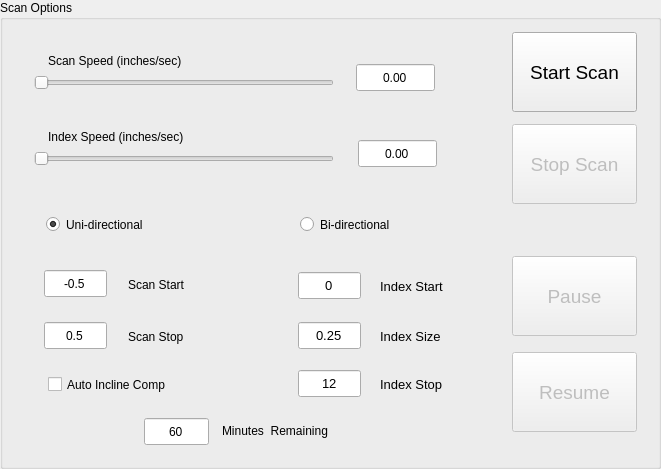
     <widget class="QGroupBox" name="groupBox_6">
      <property name="geometry">
       <rect>
        <x>1232</x>
        <y>8</y>
        <width>661</width>
        <height>469</height>
       </rect>
      </property>
      <property name="title">
       <string>Scan Options</string>
      </property>
      <widget class="QPushButton" name="scan_start_button">
       <property name="geometry">
        <rect>
         <x>512</x>
         <y>32</y>
         <width>125</width>
         <height>80</height>
        </rect>
       </property>
       <property name="font">
        <font>
         <pointsize>14</pointsize>
        </font>
       </property>
       <property name="text">
        <string>Start Scan</string>
       </property>
      </widget>
      <widget class="QPushButton" name="scan_stop_button">
       <property name="enabled">
        <bool>false</bool>
       </property>
       <property name="geometry">
        <rect>
         <x>512</x>
         <y>124</y>
         <width>125</width>
         <height>80</height>
        </rect>
       </property>
       <property name="font">
        <font>
         <pointsize>14</pointsize>
        </font>
       </property>
       <property name="text">
        <string>Stop Scan</string>
       </property>
      </widget>
      <widget class="QPushButton" name="scan_resume_button">
       <property name="enabled">
        <bool>false</bool>
       </property>
       <property name="geometry">
        <rect>
         <x>512</x>
         <y>352</y>
         <width>125</width>
         <height>80</height>
        </rect>
       </property>
       <property name="font">
        <font>
         <pointsize>14</pointsize>
        </font>
       </property>
       <property name="text">
        <string>Resume</string>
       </property>
      </widget>
      <widget class="QPushButton" name="scan_pause_button">
       <property name="enabled">
        <bool>false</bool>
       </property>
       <property name="geometry">
        <rect>
         <x>512</x>
         <y>256</y>
         <width>125</width>
         <height>80</height>
        </rect>
       </property>
       <property name="font">
        <font>
         <pointsize>14</pointsize>
        </font>
       </property>
       <property name="text">
        <string>Pause</string>
       </property>
      </widget>
      <widget class="QSlider" name="scan_options_scan_speed">
       <property name="geometry">
        <rect>
         <x>34</x>
         <y>72</y>
         <width>300</width>
         <height>22</height>
        </rect>
       </property>
       <property name="maximum">
        <number>1000</number>
       </property>
       <property name="orientation">
        <enum>Qt::Horizontal</enum>
       </property>
      </widget>
      <widget class="QSlider" name="scan_options_index_speed">
       <property name="geometry">
        <rect>
         <x>34</x>
         <y>148</y>
         <width>300</width>
         <height>22</height>
        </rect>
       </property>
       <property name="maximum">
        <number>1000</number>
       </property>
       <property name="orientation">
        <enum>Qt::Horizontal</enum>
       </property>
      </widget>
      <widget class="QRadioButton" name="uni_radio">
       <property name="geometry">
        <rect>
         <x>46</x>
         <y>212</y>
         <width>134</width>
         <height>25</height>
        </rect>
       </property>
       <property name="text">
        <string>Uni-directional</string>
       </property>
       <property name="checked">
        <bool>true</bool>
       </property>
      </widget>
      <widget class="QRadioButton" name="bi_radio">
       <property name="geometry">
        <rect>
         <x>300</x>
         <y>212</y>
         <width>124</width>
         <height>25</height>
        </rect>
       </property>
       <property name="text">
        <string>Bi-directional</string>
       </property>
      </widget>
      <widget class="QLabel" name="label_4">
       <property name="geometry">
        <rect>
         <x>48</x>
         <y>126</y>
         <width>189</width>
         <height>21</height>
        </rect>
       </property>
       <property name="text">
        <string>Index Speed (inches/sec)</string>
       </property>
      </widget>
      <widget class="QLabel" name="label_18">
       <property name="geometry">
        <rect>
         <x>128</x>
         <y>326</y>
         <width>73</width>
         <height>21</height>
        </rect>
       </property>
       <property name="text">
        <string>Scan Stop</string>
       </property>
      </widget>
      <widget class="QLabel" name="label_22">
       <property name="geometry">
        <rect>
         <x>380</x>
         <y>276</y>
         <width>82</width>
         <height>21</height>
        </rect>
       </property>
       <property name="font">
        <font>
         <pointsize>10</pointsize>
        </font>
       </property>
       <property name="text">
        <string>Index Start</string>
       </property>
      </widget>
      <widget class="QLabel" name="label_23">
       <property name="geometry">
        <rect>
         <x>380</x>
         <y>326</y>
         <width>76</width>
         <height>21</height>
        </rect>
       </property>
       <property name="font">
        <font>
         <pointsize>10</pointsize>
        </font>
       </property>
       <property name="text">
        <string>Index Size</string>
       </property>
      </widget>
      <widget class="QLabel" name="label_24">
       <property name="geometry">
        <rect>
         <x>48</x>
         <y>50</y>
         <width>183</width>
         <height>21</height>
        </rect>
       </property>
       <property name="text">
        <string>Scan Speed (inches/sec)</string>
       </property>
      </widget>
      <widget class="QLineEdit" name="scan_options_scan_stop">
       <property name="geometry">
        <rect>
         <x>44</x>
         <y>322</y>
         <width>63</width>
         <height>27</height>
        </rect>
       </property>
       <property name="text">
        <string>0.5</string>
       </property>
       <property name="alignment">
        <set>Qt::AlignCenter</set>
       </property>
      </widget>
      <widget class="QLineEdit" name="scan_options_index_size">
       <property name="geometry">
        <rect>
         <x>298</x>
         <y>322</y>
         <width>63</width>
         <height>27</height>
        </rect>
       </property>
       <property name="font">
        <font>
         <pointsize>10</pointsize>
        </font>
       </property>
       <property name="text">
        <string>0.25</string>
       </property>
       <property name="alignment">
        <set>Qt::AlignCenter</set>
       </property>
      </widget>
      <widget class="QLineEdit" name="scan_options_index_start">
       <property name="geometry">
        <rect>
         <x>298</x>
         <y>272</y>
         <width>63</width>
         <height>27</height>
        </rect>
       </property>
       <property name="font">
        <font>
         <pointsize>10</pointsize>
        </font>
       </property>
       <property name="text">
        <string>0</string>
       </property>
       <property name="alignment">
        <set>Qt::AlignCenter</set>
       </property>
      </widget>
      <widget class="QLabel" name="label_25">
       <property name="geometry">
        <rect>
         <x>380</x>
         <y>374</y>
         <width>79</width>
         <height>21</height>
        </rect>
       </property>
       <property name="font">
        <font>
         <pointsize>10</pointsize>
        </font>
       </property>
       <property name="text">
        <string>Index Stop</string>
       </property>
      </widget>
      <widget class="QLineEdit" name="scan_options_index_stop">
       <property name="geometry">
        <rect>
         <x>298</x>
         <y>370</y>
         <width>63</width>
         <height>27</height>
        </rect>
       </property>
       <property name="font">
        <font>
         <pointsize>10</pointsize>
        </font>
       </property>
       <property name="text">
        <string>12</string>
       </property>
       <property name="alignment">
        <set>Qt::AlignCenter</set>
       </property>
      </widget>
      <widget class="QLineEdit" name="scan_options_scan_start">
       <property name="geometry">
        <rect>
         <x>44</x>
         <y>270</y>
         <width>63</width>
         <height>27</height>
        </rect>
       </property>
       <property name="sizePolicy">
        <sizepolicy hsizetype="Ignored" vsizetype="Fixed">
         <horstretch>0</horstretch>
         <verstretch>0</verstretch>
        </sizepolicy>
       </property>
       <property name="text">
        <string>-0.5</string>
       </property>
       <property name="alignment">
        <set>Qt::AlignCenter</set>
       </property>
      </widget>
      <widget class="QLabel" name="label_27">
       <property name="geometry">
        <rect>
         <x>128</x>
         <y>274</y>
         <width>76</width>
         <height>21</height>
        </rect>
       </property>
       <property name="text">
        <string>Scan Start</string>
       </property>
      </widget>
      <widget class="QLineEdit" name="scan_options_scan_edit">
       <property name="geometry">
        <rect>
         <x>356</x>
         <y>64</y>
         <width>79</width>
         <height>27</height>
        </rect>
       </property>
       <property name="text">
        <string>0.00</string>
       </property>
       <property name="alignment">
        <set>Qt::AlignCenter</set>
       </property>
      </widget>
      <widget class="QLineEdit" name="scan_options_index_edit">
       <property name="geometry">
        <rect>
         <x>358</x>
         <y>140</y>
         <width>79</width>
         <height>27</height>
        </rect>
       </property>
       <property name="text">
        <string>0.00</string>
       </property>
       <property name="alignment">
        <set>Qt::AlignCenter</set>
       </property>
      </widget>
      <widget class="QLineEdit" name="scan_time_remaining_edit">
       <property name="geometry">
        <rect>
         <x>144</x>
         <y>418</y>
         <width>65</width>
         <height>27</height>
        </rect>
       </property>
       <property name="text">
        <string>60</string>
       </property>
       <property name="alignment">
        <set>Qt::AlignCenter</set>
       </property>
       <property name="readOnly">
        <bool>true</bool>
       </property>
      </widget>
      <widget class="QLabel" name="label_28">
       <property name="geometry">
        <rect>
         <x>222</x>
         <y>420</y>
         <width>146</width>
         <height>21</height>
        </rect>
       </property>
       <property name="text">
        <string>Minutes  Remaining</string>
       </property>
      </widget>
      <widget class="QCheckBox" name="auto_incline_check_box">
       <property name="geometry">
        <rect>
         <x>48</x>
         <y>372</y>
         <width>163</width>
         <height>25</height>
        </rect>
       </property>
       <property name="text">
        <string>Auto Incline Comp</string>
       </property>
      </widget>
     </widget>
